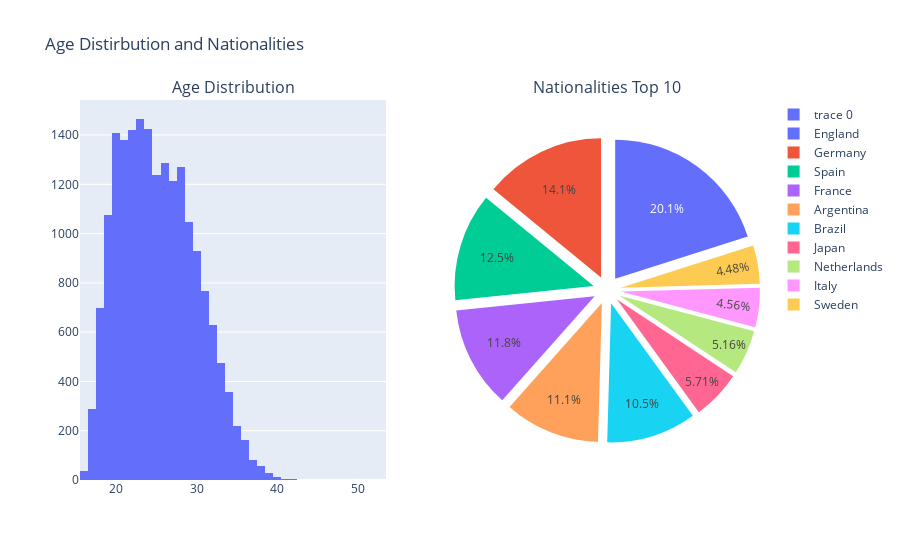

Notebook cell for this chart:
### Code cell
import plotly.graph_objects as go
from plotly.subplots import make_subplots

nationality_counts = fifa_data_fitered.groupby('Nationality')['ID'].count().reset_index()

nationality_counts = nationality_counts.sort_values(by='ID', ascending=False)

nationality_counts = nationality_counts.head(10)

fig = make_subplots(
    rows=1, cols=2,
    subplot_titles=("Age Distribution", "Nationalities Top 10"),
    specs=[[{'type': 'xy'}, {'type': 'domain'}]]
)

fig.add_trace(
    go.Histogram(
        x=fifa_data_fitered['Age'],
        y=fifa_data_fitered['ID'],
        histfunc='count',
        showlegend=True
    ),
    row=1, col=1
)

fig.add_trace(
    go.Pie(
        labels=nationality_counts['Nationality'],
        values=nationality_counts['ID'],
        name="Nationalité",
        pull=[0.1] * len(nationality_counts),
        showlegend=True
    ),
    row=1, col=2
)


fig.update_layout(
    title_text="Age Distirbution and Nationalities",
    showlegend=True,
)

fig.show()

### Figure 1 — Plotly figure (JSON) as saved in the notebook; plotly's stock layout.template omitted (floating-point values rounded to 4 significant figures; data arrays with more than 128 entries replaced by an {"elided": "..."} marker saying what was removed)
{"data": [{"histfunc": "count", "showlegend": true, "type": "histogram", "x": {"elided": "18979 int values"}, "xaxis": "x", "y": {"elided": "18979 int values"}, "yaxis": "y"}, {"domain": {"x": [0.55, 1], "y": [0, 1]}, "labels": ["England", "Germany", "Spain", "France", "Argentina", "Brazil", "Japan", "Netherlands", "Italy", "Sweden"], "name": "Nationalité", "pull": [0.1, 0.1, 0.1, 0.1, 0.1, 0.1, 0.1, 0.1, 0.1, 0.1], "showlegend": true, "type": "pie", "values": [1705, 1195, 1065, 1003, 943, 887, 485, 438, 387, 380]}], "layout": {"annotations": [{"font": {"size": 16}, "showarrow": false, "text": "Age Distribution", "x": 0.225, "xanchor": "center", "xref": "paper", "y": 1, "yanchor": "bottom", "yref": "paper"}, {"font": {"size": 16}, "showarrow": false, "text": "Nationalities Top 10", "x": 0.775, "xanchor": "center", "xref": "paper", "y": 1, "yanchor": "bottom", "yref": "paper"}], "showlegend": true, "title": {"text": "Age Distirbution and Nationalities"}, "xaxis": {"anchor": "y", "domain": [0, 0.45]}, "yaxis": {"anchor": "x", "domain": [0, 1]}}}
